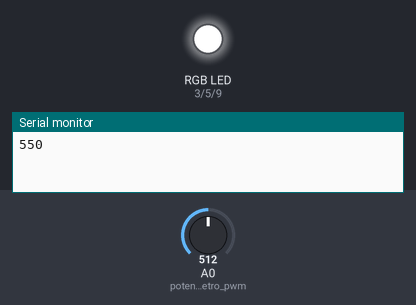
The sketch below on a simulated Arduino Uno, built with avr-gcc and run on an emulated ATmega328P. On the bench: an RGB LED mixed from three pins (HIGH = lit), the last lines printed to the serial monitor. The test bench sets the inputs (shaded band); at power-on: A0 (potenciometro_pwm) = 512. Dim RGB values are drawn brighter than linear.

Above: at 3.0 s.
3.1 s: A0 (potenciometro_pwm) set to 122
At 3.7 s:
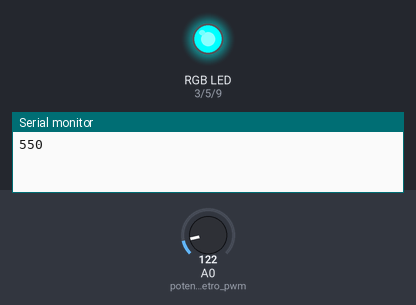
6.6 s: A0 (potenciometro_pwm) set to 0
At 6.78 s:
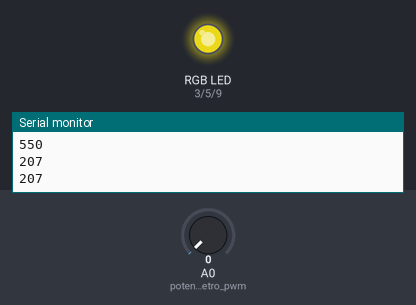
10.1 s: A0 (potenciometro_pwm) set to 306
At 10.67 s:
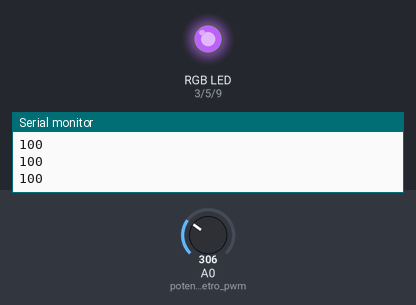
Timing chart, 0 to 19.6 s (numbered marks = the images above; inputs shaded):
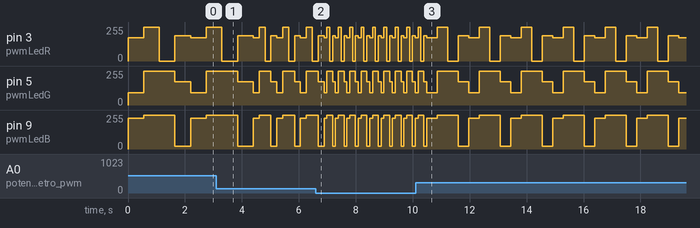

The sketch:

Ledrgb.ino
```cpp
/*
 * Fundacion Kinal
 * Centro educativo tecnico laboral Kinal
 * Electronica
 * Grado: Quinto
 * Sección: A
 * Curso: Taller de electronica digital y reparación de computadoras I
 * Nombre: Josue David Antonio Laroj Gallina
 * Carnet: 2022331
 * Proyecto: LedRgb - Bimestre III
*/

#define potenciometro_pwm A0
#define pwmLedR 3
#define pwmLedG 5
#define pwmLedB 9

unsigned int potenciometro = 0;
unsigned int tiempovariable=0;
unsigned int Tiempo =0;

void setup()
{
 Serial.begin(9600);
 pinMode(potenciometro_pwm, INPUT);
 pinMode(pwmLedR, OUTPUT);
 pinMode(pwmLedB, OUTPUT);
 pinMode(pwmLedG, OUTPUT);
}

void loop()
{
potenciometro = analogRead(potenciometro_pwm);
tiempovariable= map(potenciometro, 0, 1022,100,1000);
  analogWrite(pwmLedG, 92);
  analogWrite(pwmLedR, 174);
  analogWrite(pwmLedB, 230);
  delay(tiempovariable);
  analogWrite(pwmLedG, 255);
  analogWrite(pwmLedR, 255);
  analogWrite(pwmLedB, 255);
  delay(tiempovariable);
  analogWrite(pwmLedG, 255);
  analogWrite(pwmLedR, 0);
  analogWrite(pwmLedB, 255);
  delay(tiempovariable);
  analogWrite(pwmLedG, 174);
  analogWrite(pwmLedR, 189);
  analogWrite(pwmLedB, 20);
  delay(tiempovariable);
  analogWrite(pwmLedG, 87);
  analogWrite(pwmLedR, 225);
  analogWrite(pwmLedB, 35);
  Serial.println(tiempovariable);
}
```
